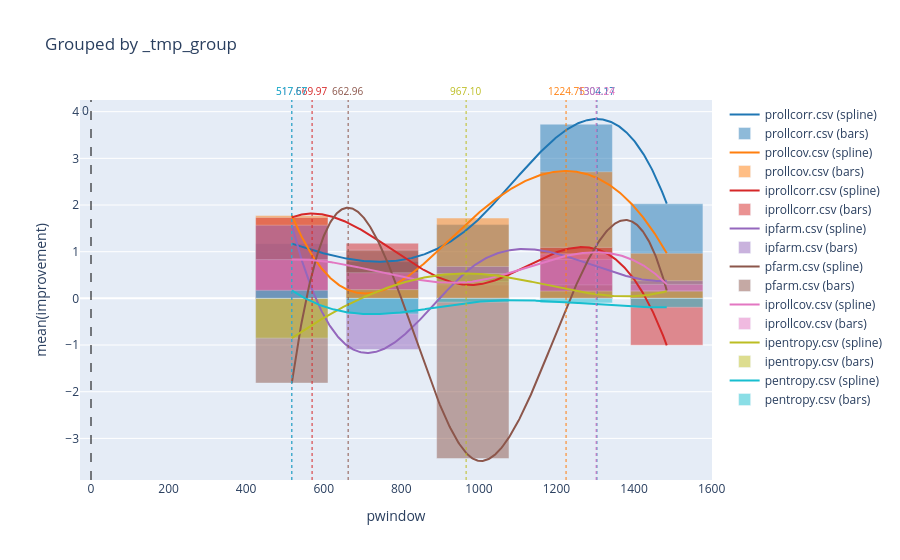

The cell this chart's notebook holds for it:
### Markdown cell above
## Parameter behavior on accuracy when shaping

### Code cell
import warnings
warnings.simplefilter(action='ignore', category=FutureWarning)

tohist_df = results_df

tohist_df = tohist_df[tohist_df["pconstructor"].isin([
    "pentropy.csv",
    "ipentropy.csv",
    "prollcov.csv",
    "iprollcov.csv",
    "prollcorr.csv",
    "iprollcorr.csv",
    "pfarm.csv",
    "ipfarm.csv",
    "pmutual",
    "ipmutual",
    "prandomwalk.csv",
    "iprandomwalk.csv",
])]

tohist_df = tohist_df[tohist_df["pred_len"].isin([
    96,
    # 192,
    # 336,
    # 720
])]

tohist_df = tohist_df[tohist_df["pwindow"].isin([
    501,
    751,
    1001,
    1251,
    1501
])]

tohist_df = tohist_df[tohist_df["model_name"].isin([
    "iTransformer",
    # "PatchTST",
    # "TimeXer",
    # "Crossformer",
    # "Autoformer"
])]

tohist_df = tohist_df[tohist_df["dataset"].isin([
    # "ETTh1",
    "ETTh2",
    # "ETTm1",
    # "ETTm2",
    # "Weather",
    # "ECL",
    # "Traffic"
])]

tohist_df.sort_values("improvement", ascending=False)

tohist_df["pwindow"] = pd.to_numeric(tohist_df["pwindow"])

def count_good_results(x_array):
    return len([element for element in x_array if element > 0])

plot_results(
    tohist_df,
    value_col="pwindow",
    y_agg_col="improvement",
    agg_func=np.mean,
    group_col=[
        # "pwindow",
        "pconstructor",
        # "model_name",
        # "improvement",
        # "dataset",
    ],
    bins=30,
    # smooth="kde",
    smooth="interp",
    backend="plotly",
    vline_at_zero=True,
    vline_at_peak=True,
    min_peak_x=0,
)

### Figure 1 — Plotly figure (JSON) as saved in the notebook; plotly's stock layout.template omitted (floating-point values rounded to 4 significant figures; data arrays with more than 128 entries replaced by an {"elided": "..."} marker saying what was removed)
{"data": [{"line": {"color": "#1f77b4"}, "mode": "lines", "name": "prollcorr.csv (spline)", "type": "scatter", "x": {"elided": "500 float values"}, "y": {"elided": "500 float values"}}, {"marker": {"color": "#1f77b4"}, "name": "prollcorr.csv (bars)", "opacity": 0.5, "type": "bar", "x": [517.7, 751, 984.3, 1251, 1484.0], "y": [1.172, 0.7853, 1.581, 3.733, 2.028]}, {"line": {"color": "#ff7f0e"}, "mode": "lines", "name": "prollcov.csv (spline)", "type": "scatter", "x": {"elided": "500 float values"}, "y": {"elided": "500 float values"}}, {"marker": {"color": "#ff7f0e"}, "name": "prollcov.csv (bars)", "opacity": 0.5, "type": "bar", "x": [517.7, 751, 984.3, 1251, 1484.0], "y": [1.776, 0.1698, 1.722, 2.713, 0.9661]}, {"line": {"color": "#d62728"}, "mode": "lines", "name": "iprollcorr.csv (spline)", "type": "scatter", "x": {"elided": "500 float values"}, "y": {"elided": "500 float values"}}, {"marker": {"color": "#d62728"}, "name": "iprollcorr.csv (bars)", "opacity": 0.5, "type": "bar", "x": [517.7, 751, 984.3, 1251, 1484.0], "y": [1.735, 1.183, 0.2877, 1.092, -1.006]}, {"line": {"color": "#9467bd"}, "mode": "lines", "name": "ipfarm.csv (spline)", "type": "scatter", "x": {"elided": "500 float values"}, "y": {"elided": "500 float values"}}, {"marker": {"color": "#9467bd"}, "name": "ipfarm.csv (bars)", "opacity": 0.5, "type": "bar", "x": [517.7, 751, 984.3, 1251, 1484.0], "y": [1.568, -1.098, 0.683, 0.8342, 0.3784]}, {"line": {"color": "#8c564b"}, "mode": "lines", "name": "pfarm.csv (spline)", "type": "scatter", "x": {"elided": "500 float values"}, "y": {"elided": "500 float values"}}, {"marker": {"color": "#8c564b"}, "name": "pfarm.csv (bars)", "opacity": 0.5, "type": "bar", "x": [517.7, 751, 984.3, 1251, 1484.0], "y": [-1.816, 1.033, -3.432, 0.2897, 0.1681]}, {"line": {"color": "#e377c2"}, "mode": "lines", "name": "iprollcov.csv (spline)", "type": "scatter", "x": {"elided": "500 float values"}, "y": {"elided": "500 float values"}}, {"marker": {"color": "#e377c2"}, "name": "iprollcov.csv (bars)", "opacity": 0.5, "type": "bar", "x": [517.7, 751, 984.3, 1251, 1484.0], "y": [0.831, 0.5504, 0.3602, 0.9535, 0.3001]}, {"line": {"color": "#bcbd22"}, "mode": "lines", "name": "ipentropy.csv (spline)", "type": "scatter", "x": {"elided": "500 float values"}, "y": {"elided": "500 float values"}}, {"marker": {"color": "#bcbd22"}, "name": "ipentropy.csv (bars)", "opacity": 0.5, "type": "bar", "x": [517.7, 751, 984.3, 1251, 1484.0], "y": [-0.8524, 0.1892, 0.533, 0.157, 0.1536]}, {"line": {"color": "#17becf"}, "mode": "lines", "name": "pentropy.csv (spline)", "type": "scatter", "x": {"elided": "500 float values"}, "y": {"elided": "500 float values"}}, {"marker": {"color": "#17becf"}, "name": "pentropy.csv (bars)", "opacity": 0.5, "type": "bar", "x": [517.7, 751, 984.3, 1251, 1484.0], "y": [0.1722, -0.3336, -0.08194, -0.09769, -0.1912]}], "layout": {"annotations": [{"font": {"color": "#1f77b4", "size": 10}, "showarrow": false, "text": "1304.17", "x": 1304.0, "xanchor": "center", "xref": "x", "y": 1, "yanchor": "bottom", "yref": "y domain"}, {"font": {"color": "#ff7f0e", "size": 10}, "showarrow": false, "text": "1224.75", "x": 1225.0, "xanchor": "center", "xref": "x", "y": 1, "yanchor": "bottom", "yref": "y domain"}, {"font": {"color": "#d62728", "size": 10}, "showarrow": false, "text": "569.97", "x": 570.0, "xanchor": "center", "xref": "x", "y": 1, "yanchor": "bottom", "yref": "y domain"}, {"font": {"color": "#9467bd", "size": 10}, "showarrow": false, "text": "517.67", "x": 517.7, "xanchor": "center", "xref": "x", "y": 1, "yanchor": "bottom", "yref": "y domain"}, {"font": {"color": "#8c564b", "size": 10}, "showarrow": false, "text": "662.96", "x": 663.0, "xanchor": "center", "xref": "x", "y": 1, "yanchor": "bottom", "yref": "y domain"}, {"font": {"color": "#e377c2", "size": 10}, "showarrow": false, "text": "1302.24", "x": 1302.0, "xanchor": "center", "xref": "x", "y": 1, "yanchor": "bottom", "yref": "y domain"}, {"font": {"color": "#bcbd22", "size": 10}, "showarrow": false, "text": "967.10", "x": 967.1, "xanchor": "center", "xref": "x", "y": 1, "yanchor": "bottom", "yref": "y domain"}, {"font": {"color": "#17becf", "size": 10}, "showarrow": false, "text": "517.67", "x": 517.7, "xanchor": "center", "xref": "x", "y": 1, "yanchor": "bottom", "yref": "y domain"}, {"showarrow": false, "text": "0", "x": 0, "xanchor": "right", "xref": "x", "y": 1, "yanchor": "top", "yref": "y domain"}], "barmode": "overlay", "shapes": [{"line": {"color": "#1f77b4", "dash": "dot", "width": 1}, "type": "line", "x0": 1304.0, "x1": 1304.0, "xref": "x", "y0": 0, "y1": 1, "yref": "y domain"}, {"line": {"color": "#ff7f0e", "dash": "dot", "width": 1}, "type": "line", "x0": 1225.0, "x1": 1225.0, "xref": "x", "y0": 0, "y1": 1, "yref": "y domain"}, {"line": {"color": "#d62728", "dash": "dot", "width": 1}, "type": "line", "x0": 570.0, "x1": 570.0, "xref": "x", "y0": 0, "y1": 1, "yref": "y domain"}, {"line": {"color": "#9467bd", "dash": "dot", "width": 1}, "type": "line", "x0": 517.7, "x1": 517.7, "xref": "x", "y0": 0, "y1": 1, "yref": "y domain"}, {"line": {"color": "#8c564b", "dash": "dot", "width": 1}, "type": "line", "x0": 663.0, "x1": 663.0, "xref": "x", "y0": 0, "y1": 1, "yref": "y domain"}, {"line": {"color": "#e377c2", "dash": "dot", "width": 1}, "type": "line", "x0": 1302.0, "x1": 1302.0, "xref": "x", "y0": 0, "y1": 1, "yref": "y domain"}, {"line": {"color": "#bcbd22", "dash": "dot", "width": 1}, "type": "line", "x0": 967.1, "x1": 967.1, "xref": "x", "y0": 0, "y1": 1, "yref": "y domain"}, {"line": {"color": "#17becf", "dash": "dot", "width": 1}, "type": "line", "x0": 517.7, "x1": 517.7, "xref": "x", "y0": 0, "y1": 1, "yref": "y domain"}, {"line": {"color": "black", "dash": "dash", "width": 1}, "type": "line", "x0": 0, "x1": 0, "xref": "x", "y0": 0, "y1": 1, "yref": "y domain"}], "title": {"text": "Grouped by _tmp_group"}, "xaxis": {"title": {"text": "pwindow"}}, "yaxis": {"title": {"text": "mean(improvement)"}}}}
